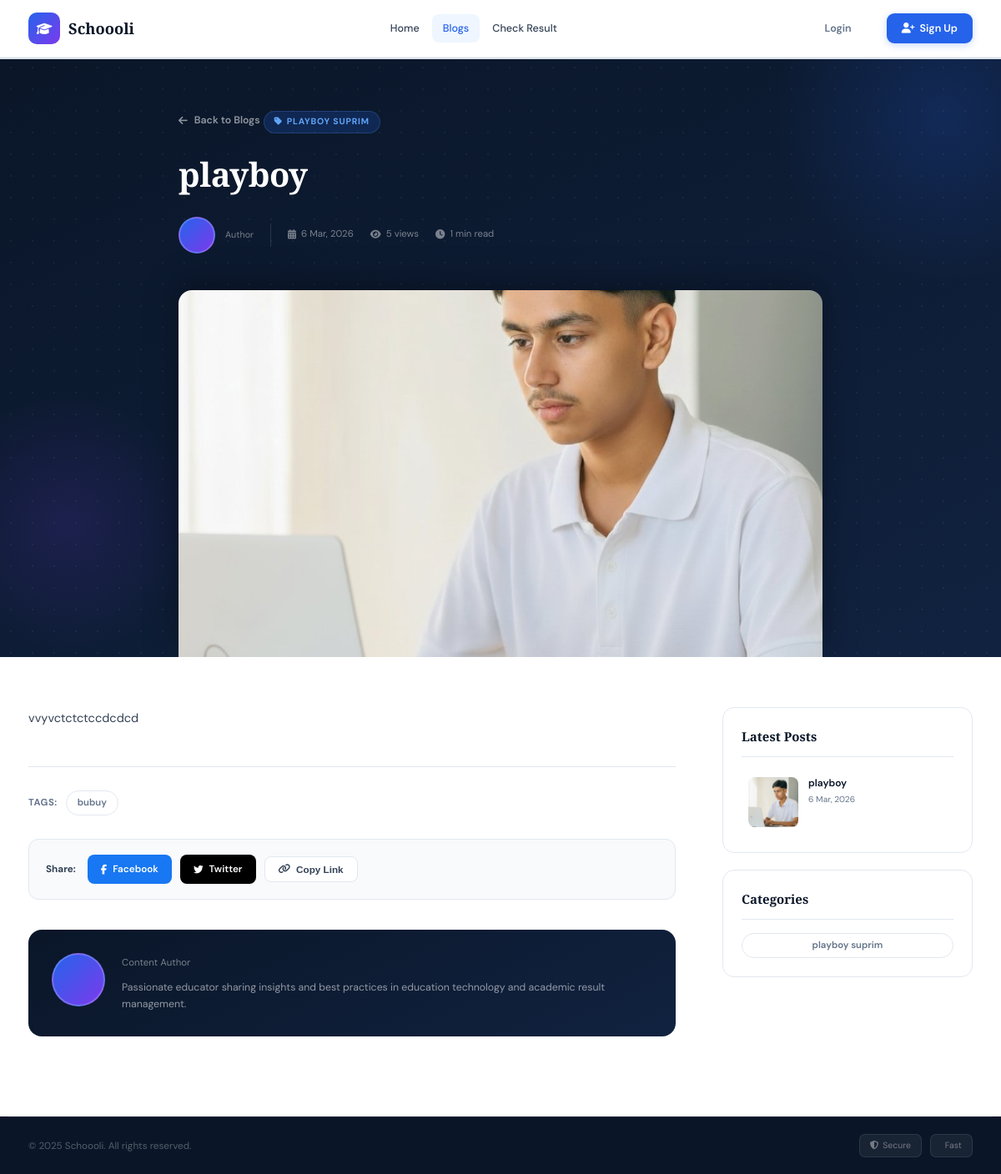
Screenshot of /blogs/playboy/ with the database file from the repository.
### results/models.py (models this page shows, shortened)
class Blog(models.Model):
    title = models.CharField(max_length=300)
    slug = models.SlugField(unique=True, blank=True)
    excerpt = models.TextField(help_text="Short summary of the blog post (150-200 characters)")
    content = HTMLField(help_text="Write your blog content here")
    featured_image = models.ImageField(upload_to='blog_images/', null=True, blank=True)
    category = models.ForeignKey(BlogCategory, on_delete=models.SET_NULL, null=True, blank=True)
    author = models.ForeignKey(User, on_delete=models.CASCADE, related_name='blog_posts')
    meta_description = models.CharField(max_length=160, blank=True, help_text="SEO meta description")
    meta_keywords = models.CharField(max_length=200, blank=True, help_text="comma-separated keywords")
    is_published = models.BooleanField(default=True)
    featured = models.BooleanField(default=False, help_text="Mark as featured blog")
    created_at = models.DateTimeField(auto_now_add=True)
    updated_at = models.DateTimeField(auto_now=True)
    views = models.IntegerField(default=0)
    class Meta:
        ordering = ['-created_at']
        verbose_name = "Blog Post"
        verbose_name_plural = "Blog Posts"
    def save(self, *args, **kwargs):
        if not self.slug:
            self.slug = slugify(self.title)
        super().save(*args, **kwargs)
    @property
    def read_time(self):
        word_count = len(self.content.split())
        reading_time = max(1, word_count // 200)  # Assuming 200 words per minute
        return f"{reading_time} min read"

class BlogCategory(models.Model):
    name = models.CharField(max_length=100, unique=True)
    slug = models.SlugField(unique=True, blank=True)
    description = models.TextField(blank=True, null=True)
    class Meta:
        verbose_name_plural = "Blog Categories"

### results/views.py (the view)
# urls.py: path('blogs/<slug:slug>/', views.blog_detail, name='blog_detail'),
def blog_detail(request, slug):
    post = get_object_or_404(Blog, slug=slug, is_published=True)
    post.views += 1
    post.save(update_fields=['views'])
    related_posts = Blog.objects.filter(
        category=post.category,
        is_published=True
    ).exclude(id=post.id).order_by('-created_at')[:3]
    latest_posts = Blog.objects.filter(is_published=True).order_by('-created_at')[:5]
    categories = BlogCategory.objects.all()
    tags = [tag.strip() for tag in post.meta_keywords.split(',') if tag.strip()] if post.meta_keywords else []
    context = {
        'post': post,
        'related_posts': related_posts,
        'latest_posts': latest_posts,
        'all_categories': categories,
        'tags': tags,
    }
    return render(request, 'results/blogs_detail.html', context)

### results/templates/results/blogs_detail.html (shortened to what this page needs)
{% load static %}
<!DOCTYPE html>
<html lang="en">
<head>
  <link rel="stylesheet" href="https://cdnjs.cloudflare.com/ajax/libs/font-awesome/6.5.1/css/all.min.css">
</head>
<body>
<div class="reading-progress">
</div>
<nav class="navbar">
  <div class="nav-inner">
    <a href="{% url 'home' %}" class="logo">
      <div class="logo-icon"><i class="fas fa-graduation-cap"></i></div>
      Schoooli
    </a>
    <ul class="nav-links">
      <li><a href="{% url 'home' %}">Home</a></li>
      <li><a href="{% url 'blog_list' %}" class="active">Blogs</a></li>
      <li><a href="{% url 'check_result' %}">Check Result</a></li>
    </ul>
    <a href="{% url 'login' %}" class="nav-txt">Login</a>
    <a href="{% url 'signup' %}" class="nav-btn"><i class="fas fa-user-plus"></i> Sign Up</a>
  </div>
</nav>
<div class="post-hero">
  <div class="hero-bg">
    <div class="hero-inner">
      <a href="{% url 'blog_list' %}" class="back-link">
        <i class="fas fa-arrow-left"></i> Back to Blogs
      </a>
      {% if post.category %}
      <span class="post-cat cat-blue">
        <i class="fas fa-tag"></i> {{ post.category.name }}
      </span>
      {% endif %}
      <h1>{{ post.title }}</h1>
      <div class="hero-meta">
        <div class="hero-author">
          <div class="hero-av">
          </div>
          <div>
            <div class="hero-author-role">Author</div>
          </div>
        </div>
        <span class="meta-item">
          <i class="fas fa-calendar-alt"></i>
          {{ post.created_at|date:"j M, Y" }}
        </span>
        <span class="meta-item">
          <i class="fas fa-eye"></i>
          {{ post.views }} views
        </span>
        <span class="meta-item">
          <i class="fas fa-clock"></i>
          {{ post.read_time }}
        </span>
      </div>
    </div>
    <div class="hero-cover">
      <div class="hero-cover-img">
        {% if post.featured_image %}
          <img src="{{ post.featured_image.url }}" alt="{{ post.title }}">
        {% else %}
          <img src="https://images.unsplash.com/photo-1509062522246-3755977927d7?w=800&q=80" alt="{{ post.title }}">
        {% endif %}
      </div>
    </div>
  </div>
</div>
<div class="article-layout">
  <main>
    <div class="rich-text" id="articleBody">
      {{ post.content|safe }}
    </div>
    <div class="post-footer-row">
      {% if tags %}
      <div class="tags-row">
        <span class="tags-row-label">Tags:</span>
        {% for tag in tags %}
          <a href="{% url 'blog_list' %}?search={{ tag|slugify }}" class="tag">{{ tag }}</a>
        {% endfor %}
      </div>
      {% endif %}
      <div class="share-row">
        <span class="share-label">Share:</span>
        <a href="https://www.facebook.com/sharer/sharer.php?u={{ request.build_absolute_uri }}" target="_blank" class="share-btn share-fb">
          <i class="fab fa-facebook-f"></i> Facebook
        </a>
        <a href="https://twitter.com/intent/tweet?url={{ request.build_absolute_uri }}&text={{ post.title }}" target="_blank" class="share-btn share-tw">
          <i class="fab fa-twitter"></i> Twitter
        </a>
        <button onclick="copyLink()" class="share-btn share-copy">
          <i class="fas fa-link"></i> Copy Link
        </button>
      </div>
    </div>
    <div class="author-box">
      <div class="author-box-av">
      </div>
      <div>
        <div class="author-box-role">Content Author</div>
        <div class="author-box-bio">
          Passionate educator sharing insights and best practices in education technology and academic result management.
        </div>
      </div>
    </div>
  </main>
  <aside class="sidebar">
    <div class="sidebar-card">
      <h4>Latest Posts</h4>
      <div class="related-mini">
        {% for latest in latest_posts %}
        <a href="{% url 'blog_detail' latest.slug %}" class="related-mini-card">
          <div class="related-mini-img">
            {% if latest.featured_image %}
              <img src="{{ latest.featured_image.url }}" alt="{{ latest.title }}">
            {% else %}
              <div style="width: 100%; height: 100%; background: linear-gradient(135deg, var(--blue-light), var(--violet-bg));"></div>
            {% endif %}
          </div>
          <div>
            <div class="related-mini-title">{{ latest.title }}</div>
            <div class="related-mini-date">{{ latest.created_at|date:"j M, Y" }}</div>
          </div>
        </a>
        {% endfor %}
      </div>
    </div>
    {% if all_categories %}
    <div class="sidebar-card">
      <h4>Categories</h4>
      <div class="tags-wrap" style="display: flex; flex-direction: column; gap: 6px;">
        {% for cat in all_categories %}
        <a href="{% url 'blog_list_by_category' cat.slug %}" class="tag" style="text-align: center;">
          {{ cat.name }}
        </a>
        {% endfor %}
      </div>
    </div>
    {% endif %}
  </aside>
</div>
<footer class="footer">
  <div class="footer-bottom">
    <p>&copy; 2025 Schoooli. All rights reserved.</p>
    <div class="footer-badges">
      <div class="footer-badge"><i class="fas fa-shield-alt"></i> Secure</div>
      <div class="footer-badge"> Fast</div>
    </div>
  </div>
</footer>
</body>
</html>

### rows the page displays
Blog: category.name "PLAYBOY SUPRIM", title "playboy", created_at "6 Mar, 2026", views "5", read_time "1 min read", featured_image (picture), content "vvyvctctctccdcdcd", tags "bubuy"
BlogCategory: name "playboy suprim"
